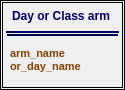
<?xml version="1.0" encoding="UTF-8"?>
<ui version="4.0">
 <class>Frame</class>
 <widget class="QFrame" name="Frame">
  <property name="geometry">
   <rect>
    <x>0</x>
    <y>0</y>
    <width>125</width>
    <height>90</height>
   </rect>
  </property>
  <property name="minimumSize">
   <size>
    <width>125</width>
    <height>90</height>
   </size>
  </property>
  <property name="maximumSize">
   <size>
    <width>125</width>
    <height>90</height>
   </size>
  </property>
  <property name="windowTitle">
   <string>Frame</string>
  </property>
  <property name="styleSheet">
   <string notr="true">QFrame{
	border:0.9px solid black;
}


QFrame[objectName=&quot;Frame&quot;]{
	border:2.5px solid #000059;
	border-radius:5px;
	background:#fcfcfc;
}


</string>
  </property>
  <layout class="QVBoxLayout" name="verticalLayout">
   <property name="leftMargin">
    <number>1</number>
   </property>
   <property name="topMargin">
    <number>1</number>
   </property>
   <property name="rightMargin">
    <number>1</number>
   </property>
   <property name="bottomMargin">
    <number>1</number>
   </property>
   <item>
    <widget class="QScrollArea" name="scrollArea">
     <property name="styleSheet">
      <string notr="true">QScrollBar{
	width:6px;
	height:6px;
	background:transparent;
}

QScrollBar::handle{
	background:#787878;
	border-radius:3px;
}</string>
     </property>
     <property name="widgetResizable">
      <bool>true</bool>
     </property>
     <widget class="QWidget" name="scrollAreaWidgetContents">
      <property name="geometry">
       <rect>
        <x>0</x>
        <y>0</y>
        <width>115</width>
        <height>80</height>
       </rect>
      </property>
      <layout class="QVBoxLayout" name="verticalLayout_2">
       <property name="spacing">
        <number>5</number>
       </property>
       <property name="leftMargin">
        <number>3</number>
       </property>
       <property name="topMargin">
        <number>3</number>
       </property>
       <property name="rightMargin">
        <number>3</number>
       </property>
       <property name="bottomMargin">
        <number>3</number>
       </property>
       <item>
        <widget class="QFrame" name="title_frame">
         <property name="styleSheet">
          <string notr="true">QLabel{
	color:#000062;
	font-weight:bold;
}

QWidget{
	border:none;
}</string>
         </property>
         <property name="frameShape">
          <enum>QFrame::StyledPanel</enum>
         </property>
         <property name="frameShadow">
          <enum>QFrame::Raised</enum>
         </property>
         <layout class="QVBoxLayout" name="verticalLayout_4">
          <property name="leftMargin">
           <number>1</number>
          </property>
          <property name="topMargin">
           <number>1</number>
          </property>
          <property name="rightMargin">
           <number>1</number>
          </property>
          <property name="bottomMargin">
           <number>1</number>
          </property>
          <item>
           <widget class="QLabel" name="label_2">
            <property name="styleSheet">
             <string notr="true">padding:2px;</string>
            </property>
            <property name="text">
             <string>Day or Class arm</string>
            </property>
           </widget>
          </item>
         </layout>
        </widget>
       </item>
       <item>
        <widget class="QFrame" name="arm_or_day_fr">
         <property name="sizePolicy">
          <sizepolicy hsizetype="Preferred" vsizetype="Expanding">
           <horstretch>0</horstretch>
           <verstretch>0</verstretch>
          </sizepolicy>
         </property>
         <property name="styleSheet">
          <string notr="true">QLabel{
	color:#824100;
	font-weight:bold;
	font-size:8pt;
}

QWidget{
	border:none;
	border-top:2px solid #000059;
}</string>
         </property>
         <property name="frameShape">
          <enum>QFrame::StyledPanel</enum>
         </property>
         <property name="frameShadow">
          <enum>QFrame::Raised</enum>
         </property>
         <layout class="QVBoxLayout" name="verticalLayout_3">
          <property name="leftMargin">
           <number>1</number>
          </property>
          <property name="topMargin">
           <number>1</number>
          </property>
          <property name="rightMargin">
           <number>1</number>
          </property>
          <property name="bottomMargin">
           <number>1</number>
          </property>
          <item>
           <widget class="QLabel" name="label">
            <property name="text">
             <string>arm_name or_day_name</string>
            </property>
            <property name="wordWrap">
             <bool>true</bool>
            </property>
           </widget>
          </item>
         </layout>
        </widget>
       </item>
      </layout>
     </widget>
    </widget>
   </item>
  </layout>
 </widget>
 <resources/>
 <connections/>
</ui>
